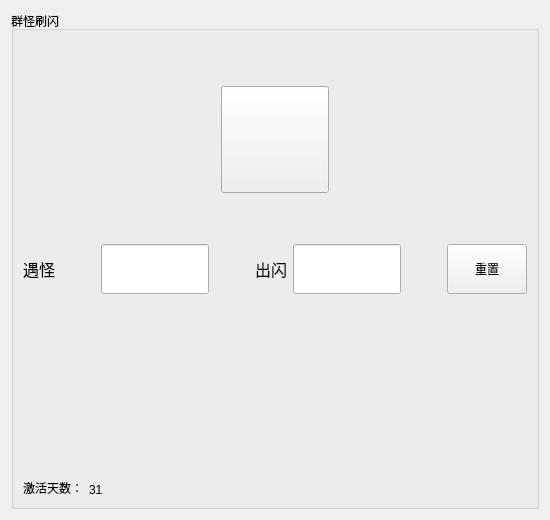
         <widget class="QWidget" name="tab_4">
          <attribute name="icon">
           <iconset>
            <normaloff>assets/PNG/pokeballs.png</normaloff>assets/PNG/pokeballs.png</iconset>
          </attribute>
          <attribute name="title">
           <string/>
          </attribute>
          <layout class="QVBoxLayout" name="verticalLayout_13">
           <item>
            <widget class="QGroupBox" name="groupA1_4">
             <property name="title">
              <string>群怪刷闪</string>
             </property>
             <layout class="QVBoxLayout" name="verticalLayout_11" stretch="2,1,1,1">
              <item>
               <layout class="QHBoxLayout" name="horizontalLayout_32">
                <item>
                 <layout class="QGridLayout" name="gridLayout_7" rowstretch="1,4,1" columnstretch="1,4,1">
                  <property name="sizeConstraint">
                   <enum>QLayout::SizeConstraint::SetNoConstraint</enum>
                  </property>
                  <item row="2" column="1">
                   <spacer name="verticalSpacer_15">
                    <property name="orientation">
                     <enum>Qt::Orientation::Vertical</enum>
                    </property>
                    <property name="sizeHint" stdset="0">
                     <size>
                      <width>20</width>
                      <height>40</height>
                     </size>
                    </property>
                   </spacer>
                  </item>
                  <item row="0" column="1">
                   <spacer name="verticalSpacer_14">
                    <property name="orientation">
                     <enum>Qt::Orientation::Vertical</enum>
                    </property>
                    <property name="sizeHint" stdset="0">
                     <size>
                      <width>20</width>
                      <height>40</height>
                     </size>
                    </property>
                   </spacer>
                  </item>
                  <item row="1" column="1">
                   <widget class="QToolButton" name="toolButton_64">
                    <property name="sizePolicy">
                     <sizepolicy hsizetype="Maximum" vsizetype="Maximum">
                      <horstretch>0</horstretch>
                      <verstretch>0</verstretch>
                     </sizepolicy>
                    </property>
                    <property name="minimumSize">
                     <size>
                      <width>100</width>
                      <height>100</height>
                     </size>
                    </property>
                    <property name="text">
                     <string/>
                    </property>
                    <property name="icon">
                     <iconset>
                      <normaloff>assets/PNG/start.png</normaloff>assets/PNG/start.png</iconset>
                    </property>
                    <property name="iconSize">
                     <size>
                      <width>100</width>
                      <height>100</height>
                     </size>
                    </property>
                   </widget>
                  </item>
                  <item row="1" column="2">
                   <spacer name="horizontalSpacer_45">
                    <property name="orientation">
                     <enum>Qt::Orientation::Horizontal</enum>
                    </property>
                    <property name="sizeHint" stdset="0">
                     <size>
                      <width>40</width>
                      <height>20</height>
                     </size>
                    </property>
                   </spacer>
                  </item>
                  <item row="1" column="0">
                   <spacer name="horizontalSpacer_46">
                    <property name="orientation">
                     <enum>Qt::Orientation::Horizontal</enum>
                    </property>
                    <property name="sizeHint" stdset="0">
                     <size>
                      <width>40</width>
                      <height>20</height>
                     </size>
                    </property>
                   </spacer>
                  </item>
                 </layout>
                </item>
               </layout>
              </item>
              <item>
               <layout class="QHBoxLayout" name="horizontalLayout_37">
                <item>
                 <widget class="QLabel" name="label_29">
                  <property name="font">
                   <font>
                    <pointsize>12</pointsize>
                   </font>
                  </property>
                  <property name="text">
                   <string>遇怪</string>
                  </property>
                 </widget>
                </item>
                <item>
                 <spacer name="horizontalSpacer_47">
                  <property name="orientation">
                   <enum>Qt::Orientation::Horizontal</enum>
                  </property>
                  <property name="sizeHint" stdset="0">
                   <size>
                    <width>40</width>
                    <height>20</height>
                   </size>
                  </property>
                 </spacer>
                </item>
                <item>
                 <widget class="QLineEdit" name="lineEdit_9">
                  <property name="sizePolicy">
                   <sizepolicy hsizetype="Maximum" vsizetype="Maximum">
                    <horstretch>0</horstretch>
                    <verstretch>0</verstretch>
                   </sizepolicy>
                  </property>
                  <property name="minimumSize">
                   <size>
                    <width>100</width>
                    <height>50</height>
                   </size>
                  </property>
                 </widget>
                </item>
                <item>
                 <spacer name="horizontalSpacer_48">
                  <property name="orientation">
                   <enum>Qt::Orientation::Horizontal</enum>
                  </property>
                  <property name="sizeHint" stdset="0">
                   <size>
                    <width>40</width>
                    <height>20</height>
                   </size>
                  </property>
                 </spacer>
                </item>
                <item>
                 <widget class="QLabel" name="label_30">
                  <property name="font">
                   <font>
                    <pointsize>12</pointsize>
                   </font>
                  </property>
                  <property name="text">
                   <string>出闪</string>
                  </property>
                 </widget>
                </item>
                <item>
                 <widget class="QLineEdit" name="lineEdit_10">
                  <property name="sizePolicy">
                   <sizepolicy hsizetype="Expanding" vsizetype="Maximum">
                    <horstretch>0</horstretch>
                    <verstretch>0</verstretch>
                   </sizepolicy>
                  </property>
                  <property name="minimumSize">
                   <size>
                    <width>100</width>
                    <height>50</height>
                   </size>
                  </property>
                 </widget>
                </item>
                <item>
                 <spacer name="horizontalSpacer_49">
                  <property name="orientation">
                   <enum>Qt::Orientation::Horizontal</enum>
                  </property>
                  <property name="sizeHint" stdset="0">
                   <size>
                    <width>40</width>
                    <height>20</height>
                   </size>
                  </property>
                 </spacer>
                </item>
                <item>
                 <widget class="QPushButton" name="pushButton_5">
                  <property name="sizePolicy">
                   <sizepolicy hsizetype="Minimum" vsizetype="Maximum">
                    <horstretch>0</horstretch>
                    <verstretch>0</verstretch>
                   </sizepolicy>
                  </property>
                  <property name="minimumSize">
                   <size>
                    <width>0</width>
                    <height>50</height>
                   </size>
                  </property>
                  <property name="text">
                   <string>重置</string>
                  </property>
                 </widget>
                </item>
               </layout>
              </item>
              <item>
               <spacer name="verticalSpacer_16">
                <property name="orientation">
                 <enum>Qt::Orientation::Vertical</enum>
                </property>
                <property name="sizeHint" stdset="0">
                 <size>
                  <width>20</width>
                  <height>188</height>
                 </size>
                </property>
               </spacer>
              </item>
              <item>
               <layout class="QHBoxLayout" name="horizontalLayout_38" stretch="1,1,10">
                <item>
                 <widget class="QLabel" name="label_31">
                  <property name="sizePolicy">
                   <sizepolicy hsizetype="Fixed" vsizetype="Preferred">
                    <horstretch>0</horstretch>
                    <verstretch>0</verstretch>
                   </sizepolicy>
                  </property>
                  <property name="text">
                   <string>激活天数：</string>
                  </property>
                  <property name="alignment">
                   <set>Qt::AlignmentFlag::AlignBottom|Qt::AlignmentFlag::AlignLeading|Qt::AlignmentFlag::AlignLeft</set>
                  </property>
                 </widget>
                </item>
                <item>
                 <widget class="QLabel" name="label_32">
                  <property name="sizePolicy">
                   <sizepolicy hsizetype="Fixed" vsizetype="Preferred">
                    <horstretch>0</horstretch>
                    <verstretch>0</verstretch>
                   </sizepolicy>
                  </property>
                  <property name="text">
                   <string>31</string>
                  </property>
                  <property name="alignment">
                   <set>Qt::AlignmentFlag::AlignBottom|Qt::AlignmentFlag::AlignLeading|Qt::AlignmentFlag::AlignLeft</set>
                  </property>
                 </widget>
                </item>
                <item>
                 <spacer name="horizontalSpacer_50">
                  <property name="orientation">
                   <enum>Qt::Orientation::Horizontal</enum>
                  </property>
                  <property name="sizeHint" stdset="0">
                   <size>
                    <width>40</width>
                    <height>20</height>
                   </size>
                  </property>
                 </spacer>
                </item>
               </layout>
              </item>
             </layout>
            </widget>
           </item>
          </layout>
         </widget>
